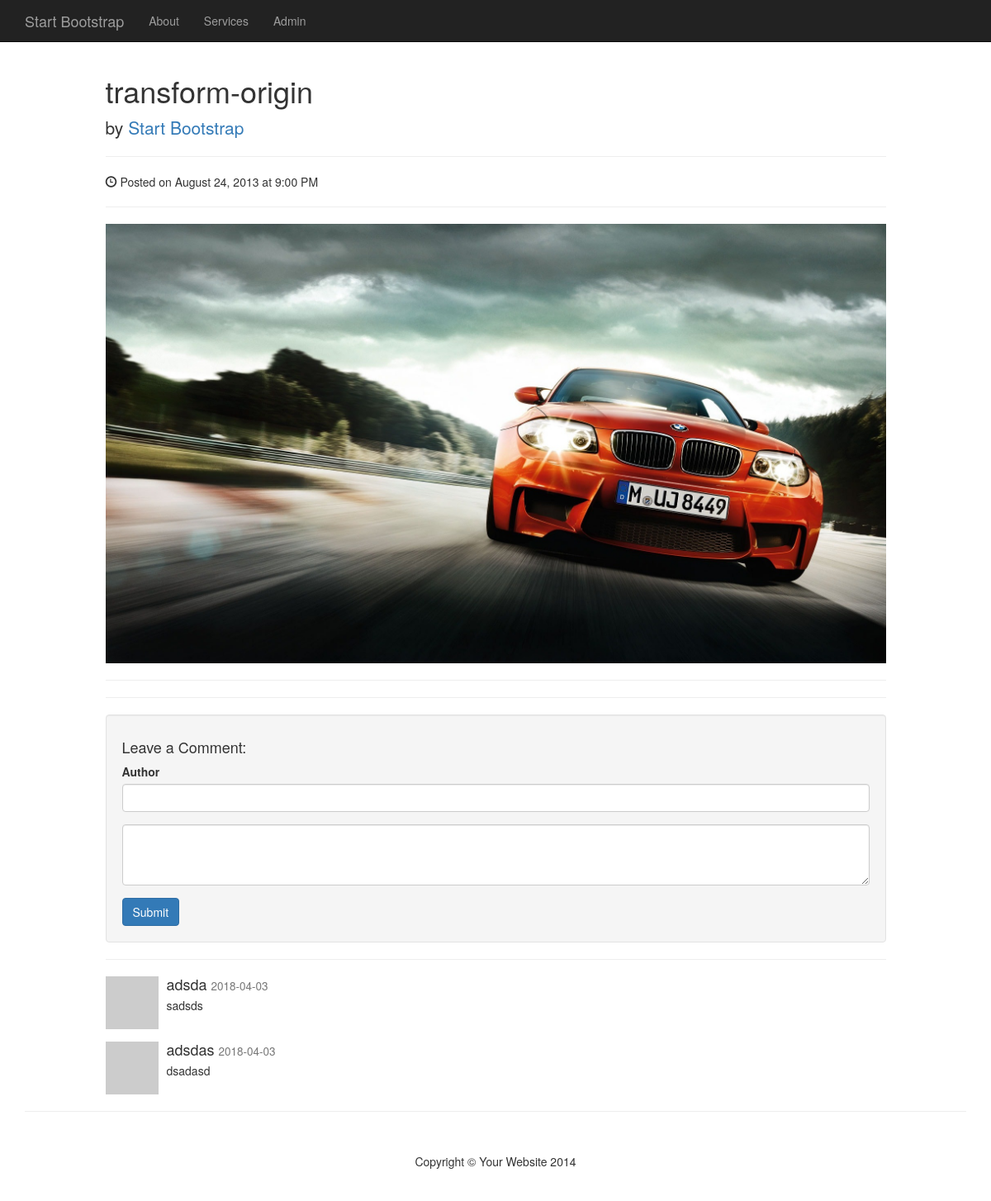
The page /photo.php?id=45 on the database its author committed.
### tables this page shows
CREATE TABLE `photos` (
  `id` int(11) NOT NULL,
  `title` varchar(255) NOT NULL,
  `caption` varchar(255) NOT NULL,
  `description` text NOT NULL,
  `filename` varchar(255) NOT NULL,
  `alternate_text` varchar(255) NOT NULL,
  `type` varchar(255) NOT NULL,
  `size` int(11) NOT NULL
);

CREATE TABLE `comments` (
  `id` int(11) NOT NULL,
  `photo_id` int(11) NOT NULL,
  `author` varchar(255) NOT NULL,
  `body` text NOT NULL
);

### admin/includes/functions.php (called while the page is built, shortened)
<?php
function classAutoLoader($class){
	$class = strtolower($class);
	$the_path = "includes/{$class}.php";
}
 ?>

### admin/includes/database.php (called while the page is built, shortened)
<?php
class Database {
	public $connection;
	public function open_db_connection(){
		$this->connection  = new mysqli(DB_HOST, DB_USER, DB_PASS, DB_NAME);
	}
	public function query($sql){
			$result = $this->connection->query($sql);
			return $result;
	}
	public function escape_string($string){
		$escaped_string = $this->connection->real_escape_string($string);
		return $escaped_string;
	}
}
$database = new Database();
 ?>

### admin/includes/db_object.php (called while the page is built, shortened)
<?php
class Db_object {
protected static $db_table = "users";
	public static function find_by_id($id){
		$the_result_array = static::find_by_query("SELECT * from " . static::$db_table .  " where id = $id limit 1");
		return !empty($the_result_array) ? array_shift($the_result_array) : false;
	}
public static function find_by_query($sql){
		global $database;
		$result_set = $database->query($sql);
		$the_object_array = array();
		while ($row = mysqli_fetch_array($result_set)) {
			$the_object_array[] = static::instantation($row);
		}
		return $the_object_array;
	}
	public static function instantation($the_record){
		$the_object = new $calling_class;
		foreach ($the_record as $the_attribute => $value) {
			if($the_object->has_the_attribute($the_attribute)){
				$the_object->$the_attribute = $value;
			}
		}
    return $the_object;
	}
	private function has_the_attribute($the_attribute){
		$object_properties = get_object_vars($this);
		return array_key_exists($the_attribute, $object_properties);
	}
}
 ?>

### admin/includes/photo.php (called while the page is built, shortened)
<?php
class Photo extends Db_object{
	public $filename;
	public $upload_directory = "images_photo";
public function picture_path(){
	return $this->upload_directory . DS . $this->filename;
}
}
?>

### admin/includes/comment.php (called while the page is built, shortened)
<?php
class Comment extends Db_object{
	protected static $db_table = "comments";
		public static function find_the_comments($photo_id=0){
			global $database;
			$sql = "SELECT * from " . self::$db_table;
			$sql .= " Where photo_id = " . $database->escape_string($photo_id);
			$sql .= " Order by photo_id ASC";
			return self::find_by_query($sql);
		}
	}
 ?>

### photo.php (the view, shortened to what this page needs)
<?php include("includes/header.php"); ?>
<?php
$photo = Photo::find_by_id($_GET['id']);
$comments  = Comment::find_the_comments($photo->id);
 ?>
<div class="row">
            <div class="col-lg-10 col-md-offset-1">
                <h1><?php echo $photo->title; ?></h1>
                <p class="lead">
                    by <a href="index.php">Start Bootstrap</a>
                </p>
                <hr>
                <p><span class="glyphicon glyphicon-time"></span> Posted on August 24, 2013 at 9:00 PM</p>
                <hr>
                <img  class="img-responsive photo" src="admin/<?php echo $photo->picture_path(); ?>" alt="">
                <hr>
                <hr>
                <div class="well">
                    <h4>Leave a Comment:</h4>
                    <form role="form" method="post">
                        <div class="form-group">
                            <label for="author">Author</label>
                            <input type="text" name="author" class="form-control">
                        </div>
                        <div class="form-group">
                            <textarea name="body" class="form-control" rows="3"></textarea>
                        </div>
                        <button type="submit" name="submit" class="btn btn-primary">Submit</button>
                    </form>
                </div>
                <hr>
            <?php foreach ($comments as $comment):?>
                <div class="media">
                    <a class="pull-left" href="#">
                        <img class="media-object" src="http://placehold.it/64x64" alt="">
                    </a>
                    <div class="media-body">
                        <h4 class="media-heading"><?php echo $comment->author; ?>
                            <small><?php echo date('Y-m-d'); ?></small>
                        </h4>
                        <?php echo $comment->body; ?>
                    </div>
                </div>
            <?php endforeach; ?>
            </div>
        </div>
        <?php include("includes/footer.php"); ?>

### css/blog-home.css (style rules this page uses)
body { padding-top: 70px; }

### css/styles.css (style rules this page uses)
.photo { width: 100% !important; }

### rows shown on the page
photos: title "transform-origin", filename (picture)
comments: author "adsda", body "sadsds"
comments: author "adsdas", body "dsadasd"
